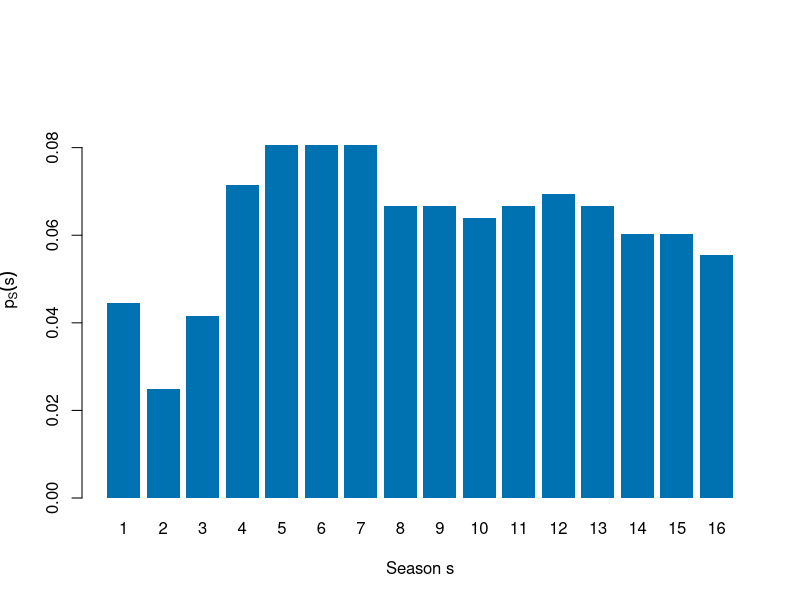
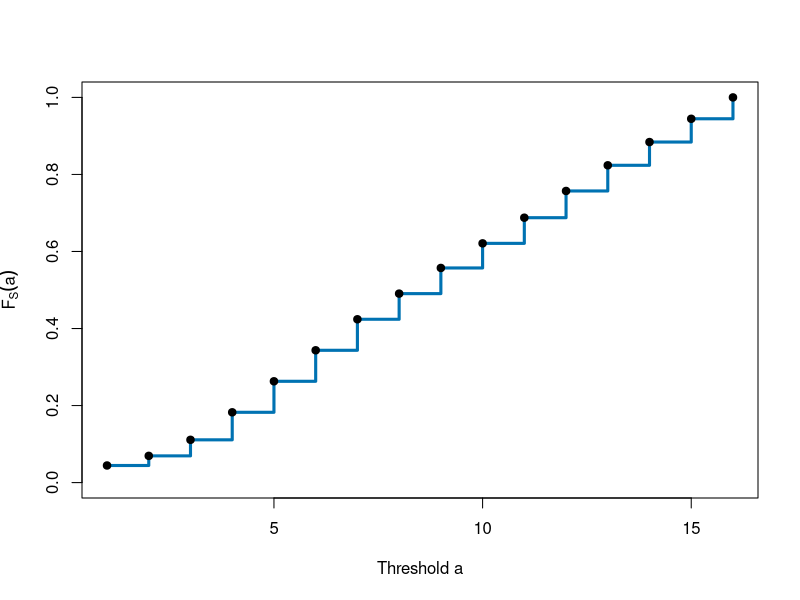

Recreate these plots in R, in order.
## ---- chunk 1
knitr::opts_chunk$set(echo = TRUE, message = FALSE, warning = FALSE,
                      fig.width = 7, fig.height = 4.5)
sharks <- read.csv("data/shark_tank_teaching.csv", stringsAsFactors = FALSE)
p_hat <- mean(sharks$deal_on_show)
season_pmf <- prop.table(table(sharks$season))
## ---- chunk 2
deal_pmf <- prop.table(
  table(factor(sharks$deal_on_show, levels = c(0, 1)))
)
names(deal_pmf) <- c("0: no on-air deal", "1: on-air deal")
deal_pmf
sum(deal_pmf)
## ---- chunk 3
season_pmf
sum(season_pmf)
## ---- chunk 4
barplot(
  season_pmf,
  col = "#0072B2", border = NA,
  xlab = "Season s", ylab = expression(p[S](s)),
  ylim = c(0, 1.18 * max(season_pmf))
)
## ---- chunk 5
s_values <- as.numeric(names(season_pmf))
p_values <- as.numeric(season_pmf)
season_distribution <- data.frame(
  season = s_values,
  pmf = p_values,
  cdf = cumsum(p_values)
)
season_distribution
## ---- chunk 6
plot(
  season_distribution$season, season_distribution$cdf,
  type = "s", lwd = 3, col = "#0072B2",
  xlab = "Threshold a", ylab = expression(F[S](a)),
  ylim = c(0, 1)
)
points(
  season_distribution$season, season_distribution$cdf,
  pch = 19, col = "#000000"
)
## ---- chunk 7
s <- season_distribution$season
p_s <- season_distribution$pmf

c(
  E_X = 0 * (1 - p_hat) + 1 * p_hat,
  E_S_from_pmf = sum(s * p_s),
  observed_mean_season = mean(sharks$season)
)
## ---- chunk 8
c(
  E_S = sum(s * p_s),
  E_S_squared = sum(s^2 * p_s)
)
## ---- chunk 9
w <- sharks$description_words
c(
  mean_words = mean(w),
  empirical_expectation = sum(w * rep(1 / length(w), length(w)))
)
